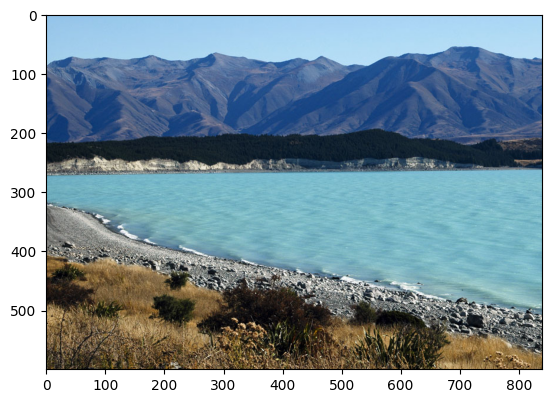
#> input picture assets/lake.png, 552 x 403 px, found by its file name
$ python split_merge_color_channels.py
#> lines starting #> are read from the running program, lines starting #| are printed output that depends on the picture
import os
import cv2
import numpy as np
import matplotlib.pyplot as plt
from IPython.display import Image

assets_dir = f"{os.getcwd()}/assets"
path_lake = f"{assets_dir}/lake.png"

# split the image into BGR components
bgr_image = cv2.imread(path_lake, cv2.IMREAD_COLOR)
#> bgr_image is the input picture: shape (403, 552, 3); mean B, G, R 160.5, 150, 129.8
b, g, r = cv2.split(bgr_image)
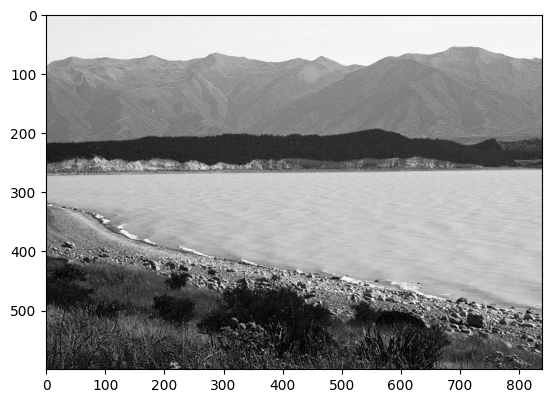
#> b: shape (403, 552); min 0, max 255, mean 160.5
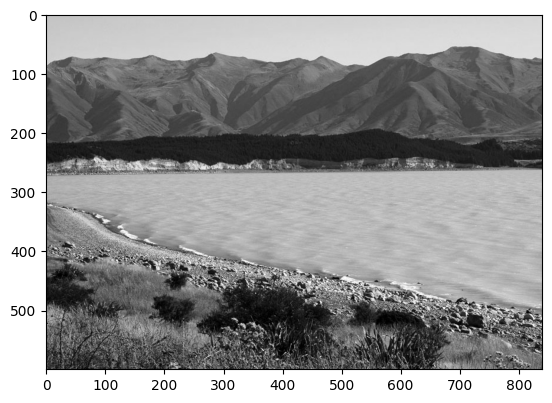
#> g: shape (403, 552); min 0, max 255, mean 150
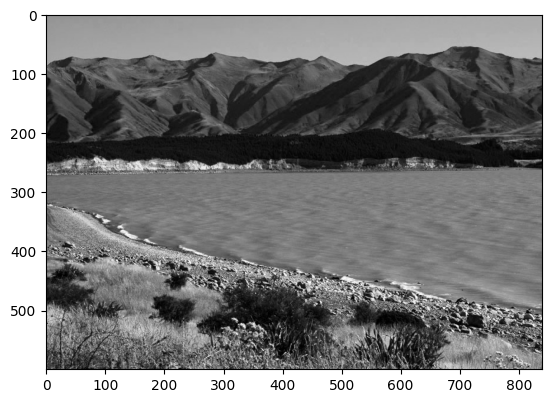
#> r: shape (403, 552); min 0, max 255, mean 129.8

# Show the Channels
plt.figure(figsize=([20, 5]))
#> (this line was passed over: IPython is not available in this run)
plt.subplot(141);plt.imshow(r, cmap="gray"); plt.title("Red Channel")
#> (this line was passed over: IPython is not available in this run)
#> (this line was passed over: IPython is not available in this run)
#> (this line was passed over: IPython is not available in this run)
plt.subplot(142); plt.imshow(g, cmap="gray"); plt.title("Green Channel")
#> (this line was passed over: IPython is not available in this run)
#> (this line was passed over: IPython is not available in this run)
#> (this line was passed over: IPython is not available in this run)
#> (the run stopped early here; a loop or call above may not have finished)

$ run again, with assets/bird.jpeg saved as assets/lake.png
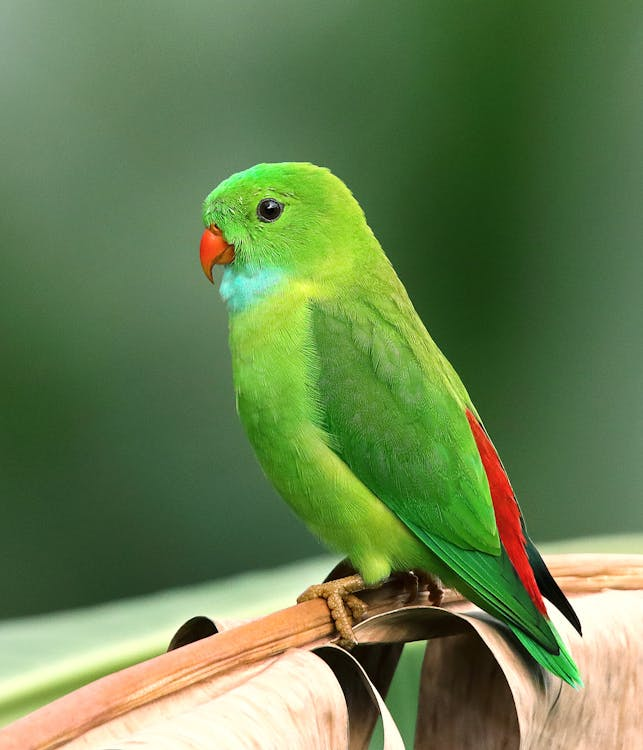
#> input picture assets/bird.jpeg, 643 x 750 px, found by its file name
#> bgr_image is the input picture: shape (750, 643, 3); mean B, G, R 78.6, 127.9, 102.5
#> `b, g, r = cv2.split(bgr_image)`:
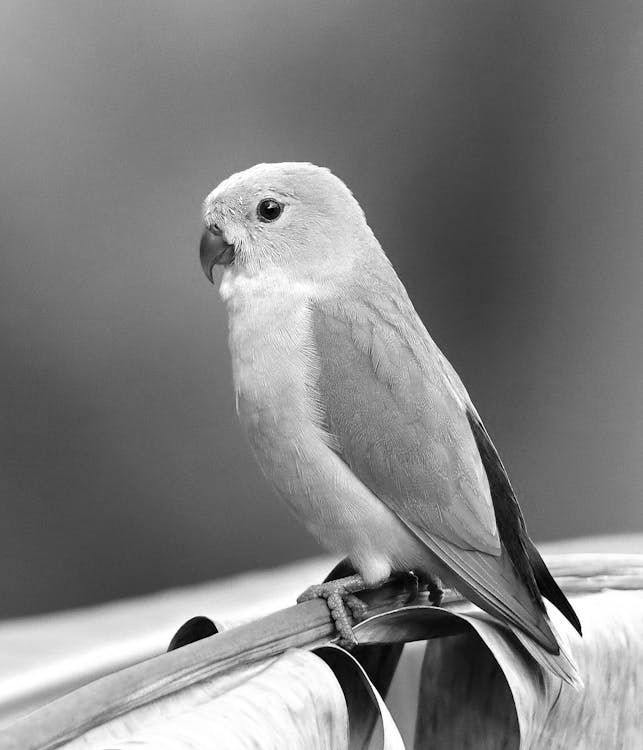
#> g: shape (750, 643); min 0, max 255, mean 127.9
#> `b, g, r = cv2.split(bgr_image)`:
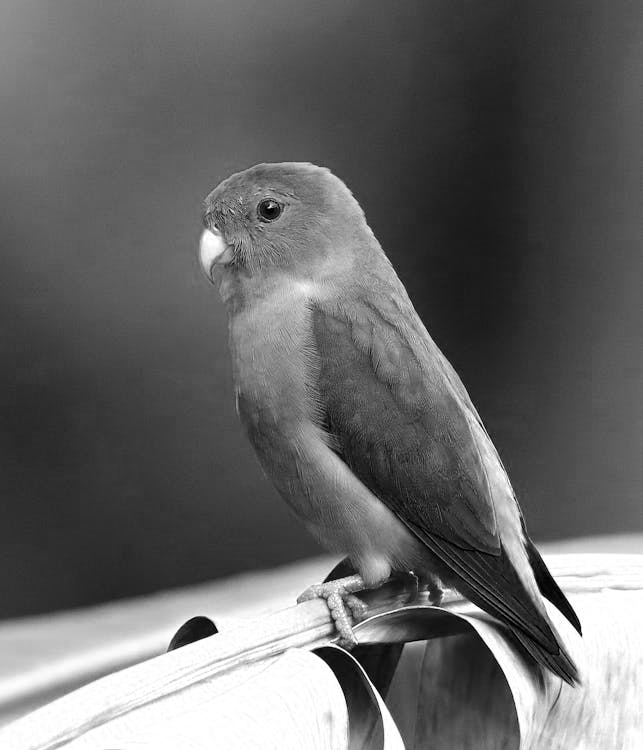
#> r: shape (750, 643); min 0, max 255, mean 102.5
